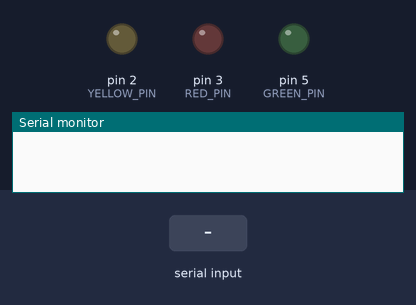
A sketch run on a simulated Arduino Uno, built with avr-gcc and run on an emulated ATmega328P. Shown: output pins drawn as LEDs (lit = HIGH), the last lines printed to the serial monitor. The test bench sets the inputs (shaded band).

Above: at 0.1 s.
At 3.2 s:
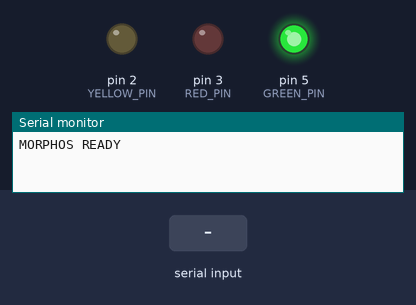
3.3 s: "1" received over Serial
At 12.3 s:
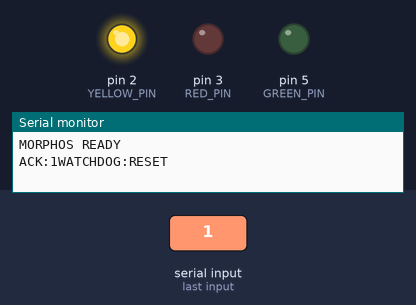
Timing chart, 0 to 14.8 s (numbered marks = the images above; inputs shaded):
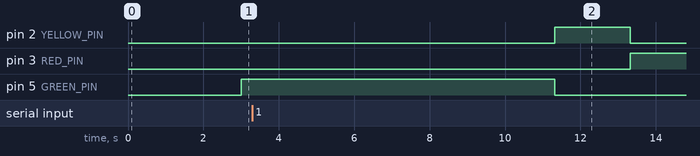

The sketch:

morphos_traffic_controller.ino
```cpp
/*
 * PROJECT MORPHOS - ENHANCED ARDUINO TRAFFIC CONTROLLER
 * Original pinout preserved + improved serial handling + safety features
 *
 * SAFETY FEATURES:
 * - Watchdog timer: Auto-reset to normal if Python crashes in Emergency Mode
 */

// Pin definitions (ORIGINAL PINS PRESERVED)
const int RED_PIN = 3;
const int YELLOW_PIN = 2;
const int GREEN_PIN = 5;

// Timing constants (ORIGINAL)
const unsigned long RED_DURATION = 3000;
const unsigned long YELLOW_DURATION = 2000;
const unsigned long GREEN_DURATION = 3000;
const unsigned long ALL_RED_DURATION = 1000;

// WATCHDOG SAFETY TIMER - Auto-reset if Python crashes
const unsigned long WATCHDOG_TIMEOUT = 5000;  // 5 seconds

// States (ORIGINAL + improved)
enum States { RED, YELLOW, GREEN, ALL_RED_CLEAR, EMERGENCY_GREEN };

States currentState = RED;
unsigned long stateStartTime;
bool emergencyActive = false;
bool headingToGreen = true;

// Watchdog timer variable - tracks last time we received a command
unsigned long lastCommandTime = 0;

void setup() {
  Serial.begin(9600);
  Serial.setTimeout(100);

  pinMode(RED_PIN, OUTPUT);
  pinMode(YELLOW_PIN, OUTPUT);
  pinMode(GREEN_PIN, OUTPUT);

  // Initial state: RED (safer than GREEN)
  setState(RED);

  // Initialize watchdog timer
  lastCommandTime = millis();

  delay(2000);
  Serial.println("MORPHOS READY");  // Boot confirmation
}

void loop() {
  unsigned long currentMillis = millis();

  // Enhanced serial handling with ACK
  if (Serial.available() > 0) {
    char cmd = Serial.read();

    if (cmd == '1') {
      if (!emergencyActive) {
        emergencyActive = true;
        Serial.print("ACK:1");  // Python expects this
        Serial.flush();
      }
      // Update watchdog timer on any valid command
      lastCommandTime = currentMillis;
    }
    else if (cmd == '0') {
      if (emergencyActive) {
        emergencyActive = false;
        Serial.print("ACK:0");
        Serial.flush();
      }
      // Update watchdog timer on any valid command
      lastCommandTime = currentMillis;
    }

    // Clear buffer
    while (Serial.available() > 0) {
      Serial.read();
    }
  }

  // WATCHDOG SAFETY CHECK
  // If emergency is active but we haven't heard from Python in 5 seconds,
  // assume Python crashed and auto-reset to normal mode
  if (emergencyActive && (currentMillis - lastCommandTime > WATCHDOG_TIMEOUT)) {
    emergencyActive = false;
    Serial.print("WATCHDOG:RESET");  // Notify that watchdog triggered
    Serial.flush();
    // Force immediate return to RED state for safety
    if (currentState == EMERGENCY_GREEN) {
      setState(RED);
    }
  }

  // Emergency override logic (ORIGINAL + safety)
  if (emergencyActive) {
    if (currentState != EMERGENCY_GREEN && currentState != ALL_RED_CLEAR) {
      setState(ALL_RED_CLEAR);  // Safe transition
    }
  } else if (currentState == EMERGENCY_GREEN) {
    setState(RED);  // Safe return to normal
  }

    // State machine (Fixed Normal Traffic Cycle)
  unsigned long elapsed = currentMillis - stateStartTime;

  switch (currentState) {
    case GREEN:
      if (elapsed >= GREEN_DURATION) {
        setState(YELLOW);
      }
      break;

    case YELLOW:
      if (elapsed >= YELLOW_DURATION) {
        if (emergencyActive) {
          setState(ALL_RED_CLEAR); // Safety buffer before emergency green
        } else {
          setState(RED);
        }
      }
      break;

    case RED:
      if (elapsed >= RED_DURATION) {
        if (emergencyActive) {
          setState(EMERGENCY_GREEN);
        } else {
          setState(GREEN);
        }
      }
      break;

    case ALL_RED_CLEAR:
      if (elapsed >= ALL_RED_DURATION) {
        setState(EMERGENCY_GREEN);
      }
      break;

    case EMERGENCY_GREEN:
      // Stay in emergency green indefinitely (unless watchdog triggers or Python clears it)
      break;
  }
}

void setState(States newState) {
  if (currentState != newState) {
    currentState = newState;
    stateStartTime = millis();
    updateLEDs();
  }
}

void updateLEDs() {
  digitalWrite(RED_PIN, (currentState == RED || currentState == ALL_RED_CLEAR) ? HIGH : LOW);
  digitalWrite(YELLOW_PIN, (currentState == YELLOW) ? HIGH : LOW);
  digitalWrite(GREEN_PIN, (currentState == GREEN || currentState == EMERGENCY_GREEN) ? HIGH : LOW);
}
```
